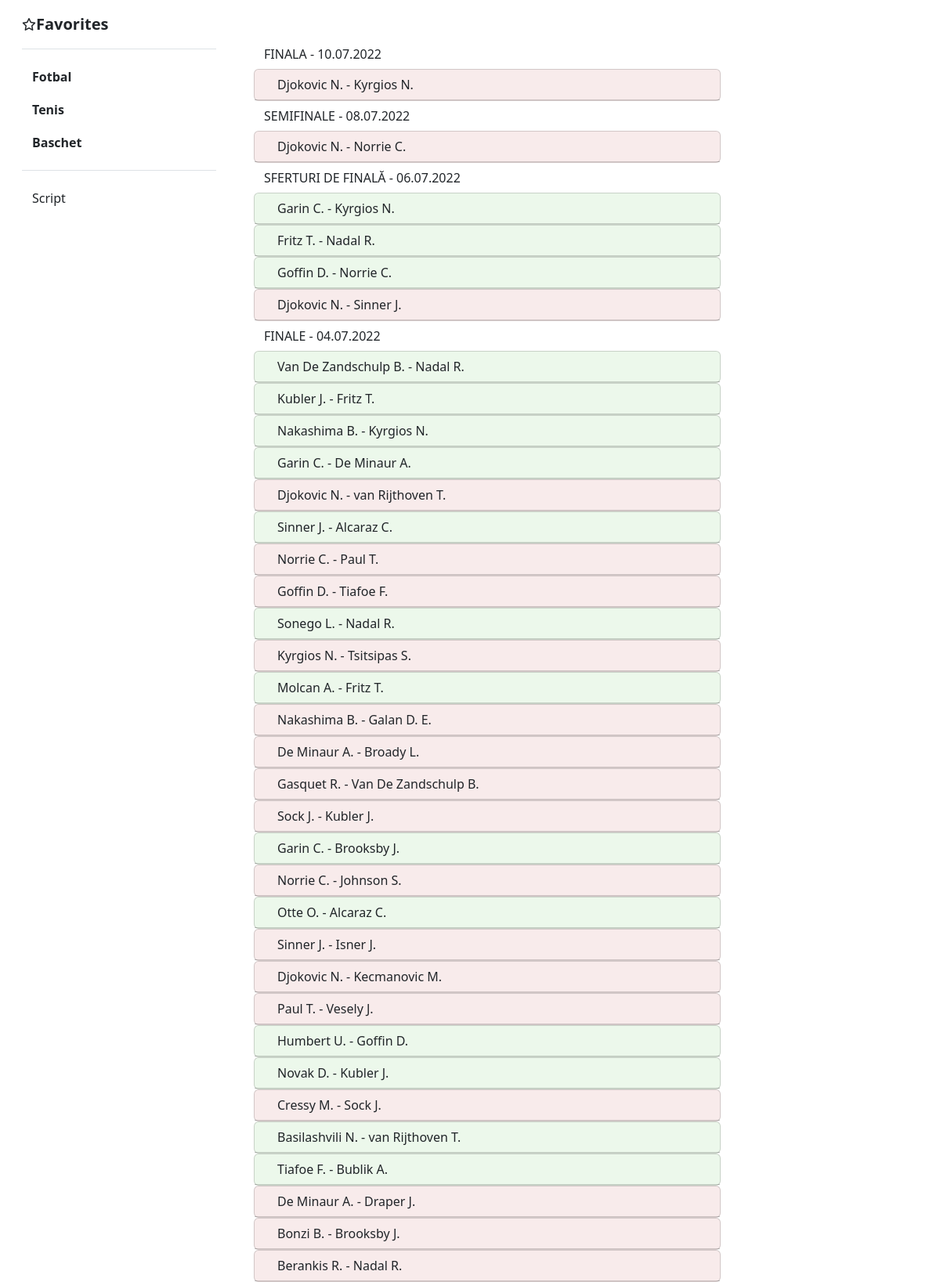
The page /wimbledon_open (upper part) on the database its author committed.
### data/models.py (models this page shows, shortened)
class Tennis(models.Model):
    liga = models.CharField(max_length=50)
    runda = models.CharField(max_length=3)
    data = models.CharField(max_length=50)
    participant1 = models.CharField(max_length=50)
    participant2 = models.CharField(max_length=50)
    scor = models.CharField(max_length=5)
    rezultat = models.CharField(max_length=50)
    bookmaker_odds = models.ManyToManyField(Bookmakers, default=0)
    favorita = models.CharField(max_length=50)

### data/views.py (the view)
# urls.py: path('wimbledon_open', views.tenis_wimbledon, name='wimbledon'),
def tenis_wimbledon(request):
    wimbledon = Tennis.objects.filter(liga__icontains='WIMBLEDON').order_by(-F('runda'))
    context = {
        'tennis': wimbledon,
    }
    return render(request, 'data/tennis.html', context)

### data/templates/data/tennis.html (shortened to what this page needs)
{% extends 'data/base.html' %}
{% block body %}
    {% for game in tennis %}
        {% ifchanged game.runda %}
          <div >
            <h5 class="mb-0">
                <button class="btn btn-link collapsed link-dark text-decoration-none">
                    {{ game.runda }} - {{ game.data }}
                </button>
            </h5>
          </div>
        {% endifchanged %}
        <div id="accordion">
          <div class="card wid{% if game.favorita == game.rezultat %} bg-fav{% elif game.favorita != game.rezultat and game.rezultat != 'Egal' %} bg-red{% elif game.rezultat == 'Egal' %} bg-egal{% endif %}">
            <div class="card-header" id="heading{{ game.id }}">
              <h5 class="mb-0">
                <button class="btn btn-link collapsed link-dark text-decoration-none" data-bs-toggle="collapse" data-bs-target="#collapse{{ game.id }}" aria-expanded="false" aria-controls="collapse{{ game.id }}">
                    {{ game.participant1 }} - {{ game.participant2 }}
                </button>
              </h5>
            </div>
          </div>
        </div>
    {% endfor %}
{% endblock %}

### data/static/data/style.css (style rules this page uses)
.wid { width: 70%; --bs-card-cap-padding-y: 0!important; }
.bg-fav { --bs-card-bg: #f3fff2!important; }
.bg-red { --bs-card-bg: #fff2f2!important; }

### rows shown on the page
Tennis: runda "FINALA", data "10.07.2022", participant1 "Djokovic N.", participant2 "Kyrgios N."
Tennis: runda "SEMIFINALE", data "08.07.2022", participant1 "Djokovic N.", participant2 "Norrie C."
Tennis: runda "SFERTURI DE FINALĂ", data "06.07.2022", participant1 "Garin C.", participant2 "Kyrgios N."
Tennis: participant1 "Fritz T.", participant2 "Nadal R."
Tennis: participant1 "Goffin D.", participant2 "Norrie C."
Tennis: participant1 "Djokovic N.", participant2 "Sinner J."
Tennis: runda "FINALE", data "04.07.2022", participant1 "Van De Zandschulp B.", participant2 "Nadal R."
Tennis: participant1 "Kubler J.", participant2 "Fritz T."
Tennis: participant1 "Nakashima B.", participant2 "Kyrgios N."
Tennis: participant1 "Garin C.", participant2 "De Minaur A."
Tennis: participant1 "Djokovic N.", participant2 "van Rijthoven T."
Tennis: participant1 "Sinner J.", participant2 "Alcaraz C."
Tennis: participant1 "Norrie C.", participant2 "Paul T."
Tennis: participant1 "Goffin D.", participant2 "Tiafoe F."
Tennis: participant1 "Sonego L.", participant2 "Nadal R."
Tennis: participant1 "Kyrgios N.", participant2 "Tsitsipas S."
Tennis: participant1 "Molcan A.", participant2 "Fritz T."
Tennis: participant1 "Nakashima B.", participant2 "Galan D. E."
Tennis: participant1 "De Minaur A.", participant2 "Broady L."
Tennis: participant1 "Gasquet R.", participant2 "Van De Zandschulp B."
Tennis: participant1 "Sock J.", participant2 "Kubler J."
Tennis: participant1 "Garin C.", participant2 "Brooksby J."
Tennis: participant1 "Norrie C.", participant2 "Johnson S."
Tennis: participant1 "Otte O.", participant2 "Alcaraz C."
Tennis: participant1 "Sinner J.", participant2 "Isner J."
Tennis: participant1 "Djokovic N.", participant2 "Kecmanovic M."
Tennis: participant1 "Paul T.", participant2 "Vesely J."
Tennis: participant1 "Humbert U.", participant2 "Goffin D."
Tennis: participant1 "Novak D.", participant2 "Kubler J."
Tennis: participant1 "Cressy M.", participant2 "Sock J."
Tennis: participant1 "Basilashvili N.", participant2 "van Rijthoven T."
Tennis: participant1 "Tiafoe F.", participant2 "Bublik A."
Tennis: participant1 "De Minaur A.", participant2 "Draper J."
Tennis: participant1 "Bonzi B.", participant2 "Brooksby J."
Tennis: participant1 "Berankis R.", participant2 "Nadal R."
